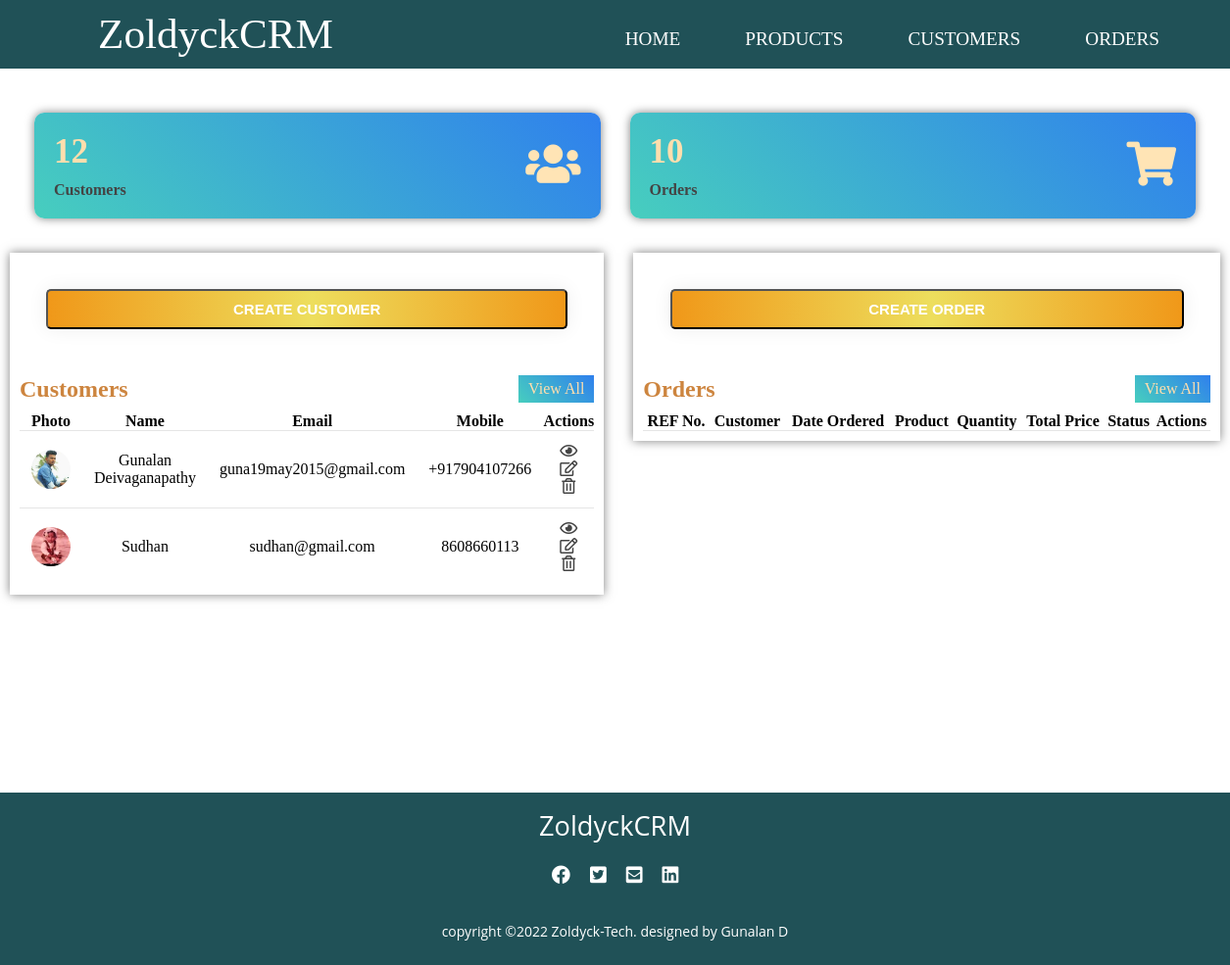
The app's page /, older data.
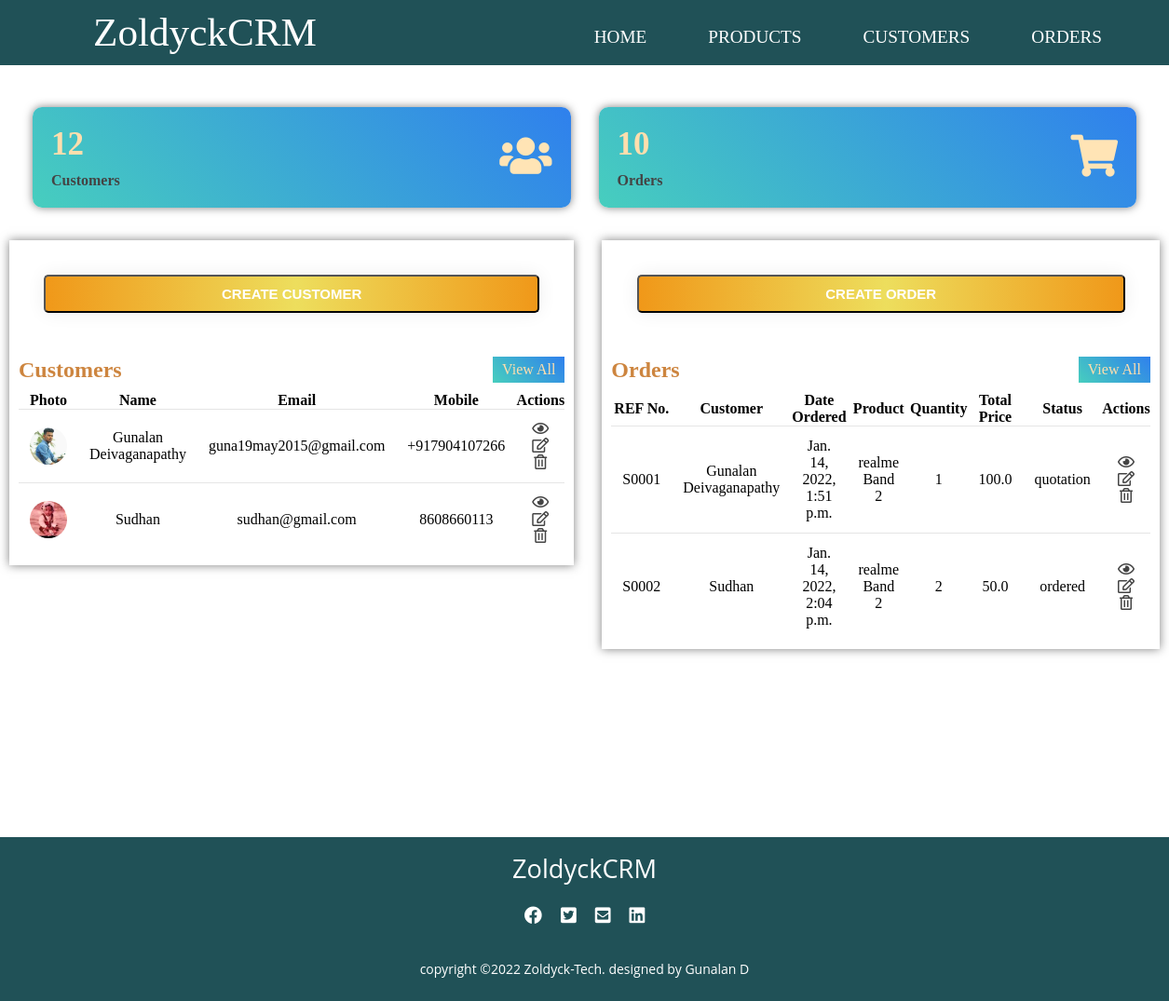
The same page, newer data.
### accounts/models.py (models this page shows, shortened)
class Customer(models.Model):
    customer_pic = models.ImageField(upload_to='media/customer_pics', blank=True)
    customer_name = models.CharField(max_length=50, null= True)
    customer_email = models.CharField(max_length=200 , null= True)
    customer_mobile = models.CharField(max_length=50 , null= True)
    date_created = models.DateTimeField(auto_now_add=True , null= True)
    def __str__(self):
        return self.customer_name

class SaleOrder(models.Model):
    STATUS = (
        ('quotation', 'Quotation'),
        ('ordered', 'Ordered'),
        ('pending', 'Pending'),
        ('delivered', 'Delivered'),
        ('cancelled', 'Cancelled'),
    )
    sale_order_referencenumber = models.CharField(max_length=200, null= True)
    sale_order_customer = models.ForeignKey(Customer, on_delete=models.SET_NULL, null= True) # added a realtionship between the two models
    sale_order_product =  models.ForeignKey(Product, on_delete=models.SET_NULL, null= True)
    sale_order_quantity = models.IntegerField(null= True)
    sale_order_total_price = models.FloatField(null= True)
    status = models.CharField(max_length=200, null= True , choices=STATUS, default='quotation')
    sale_order_date = models.DateTimeField(auto_now_add=True , null= True)

class Product(models.Model):
    CATEGORIES = (
        ('service', 'Service'),
        ('stockable', 'Stockable'),
    )
    product_name = models.CharField(max_length=200, null= True)
    product_price = models.FloatField(null= True)
    product_category = models.CharField(max_length=200, null= True , choices=CATEGORIES)
    product_description = models.CharField(max_length=200, null= True)
    date_created = models.DateTimeField(auto_now_add=True , null= True)
    product_tag = models.ManyToManyField(ProductTag ,blank=True)
    def __str__(self):
        return self.product_name

### accounts/views.py (the view)
# urls.py: path('',views.home, name='home'),
def home(request):
    orders = SaleOrder.objects.all()
    customers = Customer.objects.all()
    context = {
        'orders': orders,
        'customers': customers,
    }
    return render(request, 'accounts/home.html',context)

### accounts/templates/accounts/home.html
{% extends 'accounts/layout.html'%}
{% block content %}
<section>
    <div class="main">
        <div class="cards">
            <div class="card">
                <div class="card-content">
                    <div class="number">12</div>
                    <div class="card-name">Customers</div>
                </div>
                <div class="icon-box">
                    <i class="fas fa-users"></i>
                </div>
            </div>
            <div class="card">
                <div class="card-content">
                    <div class="number">10</div>
                    <div class="card-name">Orders</div>
                </div>
                <div class="icon-box">
                    <i class="fas fa-shopping-cart"></i>
                </div>
            </div>
        </div>
        <div class="tables">
            <div class="latest-customers">
                <div class="button">
                    <button class="crt-cus"><a href="">CREATE CUSTOMER</a></button>
                </div>
                <div class="heading">
                    <h2>Customers</h2>
                    <a href="#" class="btn">View All</a>
                </div>
                <table class="customers">
                    <thead>
                        <tr>
                            <th>Photo</th>
                            <th>Name</th>
                            <th>Email</th>
                            <th>Mobile</th>
                            <th>Actions</th>
                        </tr>
                    </thead>
                    <tbody>
                        {% for cus in customers %}
                        <tr>
                            <td>
                                <div class="img-box-small">
                                    <img src="{{ cus.customer_pic.url }}">
                                </div>
                            </td>
                            <td>{{ cus.customer_name }}</td>
                            <td>{{ cus.customer_email }}</td>
                            <td>{{ cus.customer_mobile }}</td>
                            <td>
                                <i class="far fa-eye"></i>
                                <i class="far fa-edit"></i>
                                <i class="far fa-trash-alt"></i>
                            </td>
                        </tr>
                        {% endfor %}
                    </tbody>
                </table>
            </div>
            <div class="latest-orders">
                <div class="button">
                    <button class="crt-ord"><a href="">CREATE ORDER</a></button>
                </div>
                <div class="heading">
                    <h2>Orders</h2>
                    <a href="#" class="btn">View All</a>
                </div>
                <table class="orders">
                    <thead>
                        <tr>
                            <th>REF No.</th>
                            <th>Customer</th>
                            <th>Date Ordered</th>
                            <th>Product</th>
                            <th>Quantity</th>
                            <th>Total Price</th>
                            <th>Status</th>
                            <th>Actions</th>
                        </tr>
                    </thead>
                    <tbody>
                        {% for ord in orders %}
                        <tr>
                             <td>{{ ord.sale_order_referencenumber  }}</td>
                             <td>{{ ord.sale_order_customer }}</td>
                             <td>{{ ord.sale_order_date }}</td>
                             <td>{{ ord.sale_order_product  }}</td>
                             <td>{{ ord.sale_order_quantity }}</td>
                             <td>{{ ord.sale_order_total_price  }}</td>
                             <td>{{ ord.status  }}</td>
                            <td>
                                <i class="far fa-eye"></i>
                                <i class="far fa-edit"></i>
                                <i class="far fa-trash-alt"></i>
                            </td>
                        </tr>
                        {% endfor %}
                    </tbody>
                </table>
            </div>
        </div>
    </div>
</section>
{% endblock %}

### accounts/templates/accounts/layout.html (shortened to what this page needs)
{% load static %}
<!DOCTYPE html>
<html lang="en">
<head>
    <link rel="stylesheet" type="text/css" href="{% static 'css/main.css' %}">
    <link href="https://cdnjs.cloudflare.com/ajax/libs/font-awesome/5.13.0/css/all.min.css" rel="stylesheet">
</head>
<body>
    <div id="page-container">
    <div class="navbar">
        <nav class="nav">
            <label class="logo">ZoldyckCRM</label>
          <ul class="ul-nav">
              <li><a  href="{% url 'home' %}">HOME</a></li>
              <li><a  href="{% url 'products' %}">PRODUCTS</a></li>
              <li><a  href="{% url 'customers' %}">CUSTOMERS</a></li>
              <li><a  href="#">ORDERS</a></li>
          </ul>
        </nav>
    </div>
    <article>
        {% block content %}
        {% endblock %}
    </article>
    <footer>
        <div class="footer-container">
            <h3>ZoldyckCRM</h3>
            <div class="social">
                <ul class="socials">
                    <li><a href="#"><i class="fab fa-facebook"></i></a></li>
                    <li><a href="#"><i class="fab fa-twitter-square"></i></a></li>
                    <li><a href="#"><i class="fas fa-envelope-square"></i></a></li>
                    <li><a href="#"><i class="fab fa-linkedin"></i></a></li>
                </ul>
            </div>
            <div class="footer-bottom">
                <p>copyright &copy;2022 Zoldyck-Tech. designed by <span>Gunalan D</span></p>
            </div>
        </div>
    </footer>
    </div>
</body>
</html>

### accounts/static/css/main.css (style rules this page uses)
* { margin: 0; padding: 0; box-sizing: border-box; text-decoration: none; }
body { font-family: Candara; }
#page-container { position: relative; min-height: 100vh; }
.nav { background: #205157; height: 70px; width: 100%; }
label.logo { color: #ffff; font-size: 2.7em; line-height: 70px; padding: 0 100px; }
.nav .ul-nav { list-style: none; float: right; margin-right: 30px; }
.nav .ul-nav li { display: inline-block; line-height: 80px; margin : 0 10px; margin-right: 2rem; }
.nav .ul-nav li a { color: #ffff; text-decoration: none; font-size: 1.2em; padding: 7px 10px; border-radius: 3px; text-transform: uppercase; }
footer { margin-top: 12rem; background: #205157; height: auto; width: 100%; font-family: "Open Sans"; padding: 10px; color: #fff; bottom: 0; position: relative; height: 11rem; }
.footer-container { display: flex; align-items: center; justify-content: space-between; flex-direction: column; }
.footer-container h3 { font-size: 1.7rem; font-weight: 500; text-transform: capitalize; line-height: 3rem; }
.footer-container p { max-width: 500px; margin-right: 10px auto; line-height: 27px; font-size:14px; }
.socials { color: #205157; display: flex; align-items: center; justify-content: center; color:#ffff; list-style: none; margin: 1rem 0 2rem 0; }
.socials li { margin: 0 10px; }
.socials a { text-decoration: none; color:#fff; cursor: pointer; }
.socials a i { font-size: 1.2rem; cursor: pointer; }
.cards { margin-top: 20px; width:100%; padding: 25px 35px; display: grid; grid-template-columns: repeat(2, 1fr); grid-gap: 30px; }
.cards .card { background: linear-gradient(45deg,#47cebe,#2f80ed); border-radius: 10px; padding: 20px; display: flex; align-items: center; justify-content: space-between; box-shadow: 0px 0px 10px rgba(0,0,0,0.5); }
.number { font-size:35px; font-weight: 600; color: navajowhite; }
.card-name { color: #444; font-weight: 600; }
.icon-box { font-size: 45px; color: moccasin; }
.tables { width:100%; display: grid; grid-template-columns: repeat(2, 1fr); padding: 10px; grid-gap: 30px; align-items: self-start; }
.img-box-small { position: relative; width: 40px; height: 40px; border-radius: 50%; overflow: hidden; text-align: center; }
.img-box-small img { position: absolute; top:0; left:0; width: 100%; height: 100%; object-fit: cover; }
.latest-orders , .latest-customers { background: #fff; padding: 10px; width: 100%; box-shadow: 0px 0px 10px rgba(0,0,0,0.5); }
.heading { display: flex; align-items: center; justify-content: space-between; color: peru; }
.btn { padding: 5px 10px; background: linear-gradient(45deg,#47cebe,#2f80ed); color: navajowhite; text-align: center; text-decoration: none; }
table { margin-top: 10px; width: 100%; border-collapse: collapse; text-align: center; }
table tr { border-bottom: 1px solid rgba(0,0,0,0.1) }
td { padding: 12px; }
table tbody tr:last-child { border-bottom: none; }
td i { color: #444; cursor: pointer; padding: 0 5px; }
.crt-cus ,.crt-ord { background: #fff; padding: 10px 15px; width: 25%; width: 100%; box-shadow: 0 0 20px #eee; border-radius: 5px; margin-bottom: 20px; background-image: linear-gradient(to right, #F09819 0%, #EDDE5D 51%, #F09819 100%); transition: 0.5s; color: #ffff; }
.crt-cus a ,.crt-ord a { color: #ffff; text-decoration: none; font-size: 15px; font-weight: bolder; }
.card-content { display: grid; grid-gap: 10px; }
.button { margin: 1.7rem; }

Row changes from the older to the newer data that the page shows:
added SaleOrder: sale_order_referencenumber "S0001", sale_order_customer "Gunalan Deivaganapathy", sale_order_date "Jan. 14, 2022, 1:51 p.m.", sale_order_product "realme Band 2", sale_order_quantity "1", sale_order_total_price "100.0", status "quotation"
added SaleOrder: sale_order_referencenumber "S0002", sale_order_customer "Sudhan", sale_order_date "Jan. 14, 2022, 2:04 p.m.", sale_order_product "realme Band 2", sale_order_quantity "2", sale_order_total_price "50.0", status "ordered"
